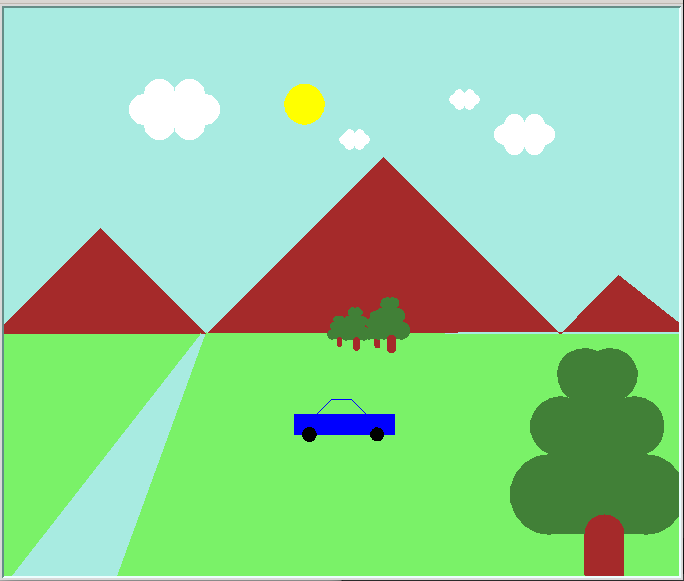

Python code for this plot:
import turtle

# crear lienzo
v=turtle.Screen()
v.bgcolor("#A8EBE1")

# nubes 
def nubes(x,y,radio,grado=180):
    nube=turtle.Turtle()
    nube.fillcolor("#A8EBE1")
    nube.color("white")
    nube.begin_fill()
    nube.up()
    nube.goto(x,y)
    nube.down()
    nube.circle(radio,grado)
    nube.right(90)
    nube.circle(radio,grado)
    nube.right(180)
    nube.circle(radio,grado)
    nube.right(90)
    nube.circle(radio,grado)
    nube.right(90)
    nube.circle(radio,grado)
    nube.right(180)
    nube.circle(radio,grado)
    nube.hideturtle()
    nube.up()
    nube.end_fill()

# nube grande
nubes(-140,170,15)

# nube mediana 
nubes(200,150,10)

# nube pequeña
nubes(20,150,5)
nubes(130,190,5)

# Sol
sol = turtle.Turtle()
sol.color("yellow")
sol.up()
sol.goto(-40,170)
sol.down()
sol.fillcolor("yellow")
sol.begin_fill()
sol.circle(20)
sol.hideturtle()
sol.end_fill()

# Montañas
mont=turtle.Turtle()
mont.fillcolor("brown")
mont.color("brown")
mont.up()
mont.goto(-350,-40)
mont.down()
mont.begin_fill()
mont.left(45)
mont.fd(150)
mont.right(90)
mont.fd(150)
mont.left(90)
mont.fd(250)
mont.right(90)
mont.fd(250)
mont.left(90)
mont.fd(83)
mont.right(83)
mont.fd(90)
mont.hideturtle()
mont.end_fill()
mont.hideturtle()

# pasto
pasto=turtle.Turtle()
pasto.up()
pasto.fillcolor("#7AF268")
pasto.color("#7AF268")
pasto.goto(-340,-40)
pasto.down()
pasto.begin_fill()
pasto.right(90)
pasto.fd(250)
pasto.left(142)
pasto.fd(318)
pasto.end_fill()
pasto.up()
pasto.home()
pasto.fillcolor("#7AF268")
pasto.color("#7AF268")
pasto.goto(340,-40)
pasto.down()
pasto.begin_fill()
pasto.right(90)
pasto.fd(250)
pasto.right(90)
pasto.fd(570)
pasto.right(110)
pasto.fd(268)
pasto.end_fill()
pasto.hideturtle()

# arboles
def arbol(x,y,radio,grado=180):
    arbol=turtle.Turtle()
    arbol.fillcolor("#418037")
    arbol.color("#418037")
    arbol.up()
    arbol.goto(x,y)
    arbol.down()
    arbol.begin_fill()
    arbol.circle(radio,grado)
    arbol.right(160)
    arbol.circle(3*radio/4,grado)
    arbol.right(170)
    arbol.circle(2*radio/3,grado)
    arbol.right(60)
    arbol.circle(2*radio/3,grado)
    arbol.right(170)
    arbol.circle(3*radio/4,grado)
    arbol.right(160)
    arbol.circle(radio,grado)
    arbol.hideturtle()
    arbol.end_fill()
    t=turtle.Turtle()
    t.up()
    t.goto(x-radio,y)
    t.color("brown")
    t.pensize(radio)
    t.down()
    t.right(90)
    t.fd(radio)
    t.hideturtle()

arbol(300,-240,40)
arbol(0,-45,5)
arbol(19,-46,7)
arbol(39,-45,6)
arbol(56,-45,9)

# carro
car = turtle.Turtle()
car.color('blue')
car.fillcolor('blue')
car.penup()
car.goto(-50,-140)
car.pendown()
car.begin_fill()
car.forward(100)
car.left(90)
car.forward(20)
car.left(90)
car.forward(100)
car.left(90)
car.forward(20)
car.end_fill()
car.penup()
car.goto(-48,-140)
car.pendown()
car.setheading(45)
car.forward(50)
car.setheading(0)
car.forward(20)
car.setheading(-45)
car.forward(20)
car.setheading(90)
car.penup()
car.pendown()
car.color('#000000')
car.fillcolor('#000000')
car.begin_fill()
car.up()
car.goto(40,-140)
car.circle(7)
car.end_fill()
car.penup()
car.goto(-28, -140)
car.pendown()
car.color('#000000')
car.fillcolor('#000000')
car.begin_fill()
car.circle(7)
car.end_fill()
    
car.hideturtle()

# Cierre la ventana con un clic
v.exitonclick()
